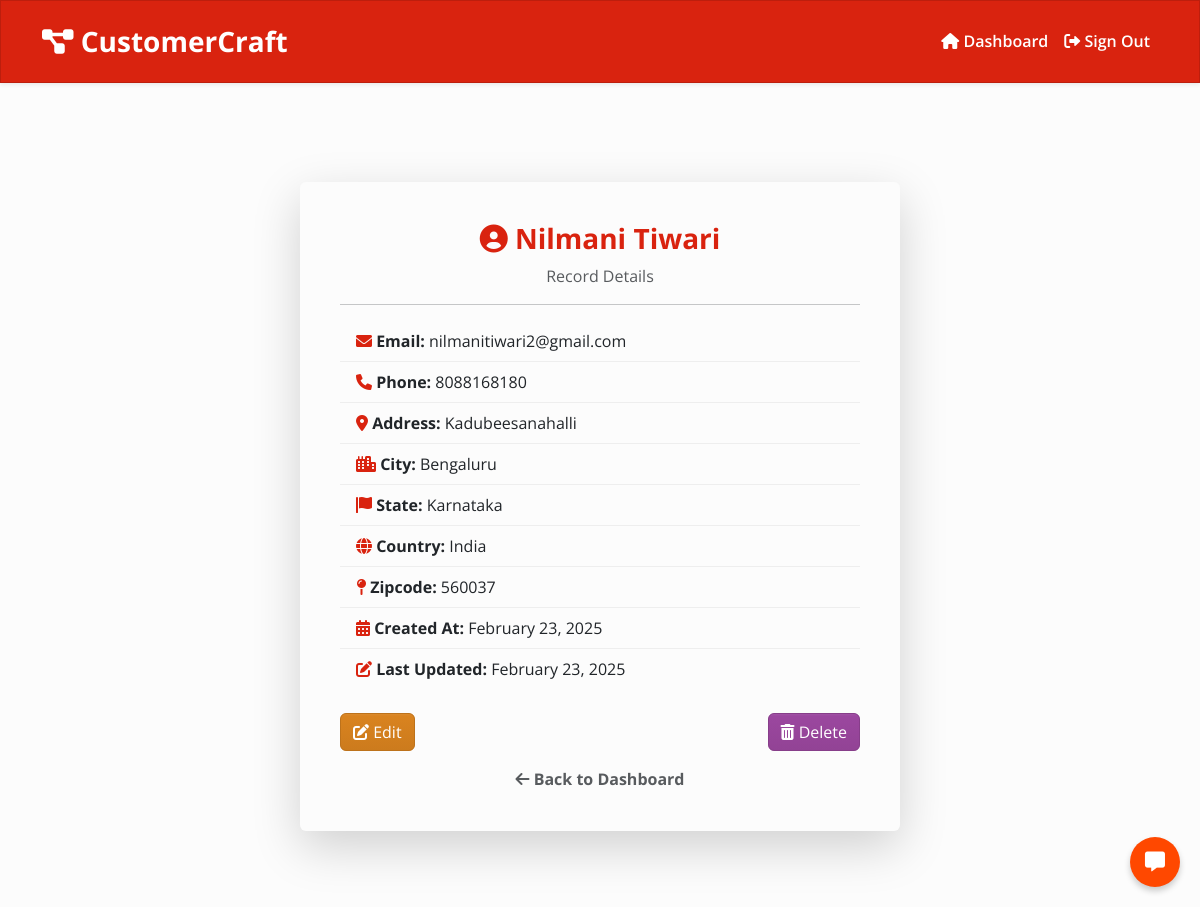
/view_record/4/ (signed in), run on the app's committed database.
### webapp/models.py (models this page shows, shortened)
class Record(models.Model):
    first_name = models.CharField(max_length=100)
    last_name = models.CharField(max_length=100)
    email = models.EmailField()
    phone = models.CharField(max_length=20)
    address = models.TextField()
    city = models.CharField(max_length=100)
    state = models.CharField(max_length=100)
    country = models.CharField(max_length=100)
    zipcode = models.CharField(max_length=10)
    created_at = models.DateTimeField(auto_now_add=True)
    updated_at = models.DateTimeField(auto_now=True)

### webapp/views.py (the view)
# urls.py: path('view_record/<int:pk>/', views.view_record, name="view_record"),
@login_required(login_url='userlogin')
def view_record(request, pk):
    record = Record.objects.get(id=pk)
    context = {'record': record}
    return render(request, 'webapp/view-record.html', context=context)

### webapp/templates/webapp/view-record.html
{% extends 'webapp/base.html' %}
{% load static %}
{% block content %}
<div class="container d-flex justify-content-center align-items-center min-vh-100">
    <div class="card shadow-lg border-0 p-4" style="max-width: 600px; width: 100%;">
        <div class="card-body">
            <h3 class="text-center text-primary fw-bold">
                <i class="fas fa-user-circle"></i> {{ record.first_name}} {{ record.last_name }}
            </h3>
            <p class="text-center text-muted">Record Details</p>
            <hr>
            <ul class="list-group list-group-flush">
                <li class="list-group-item">
                    <i class="fas fa-envelope text-primary"></i> <strong>Email:</strong> {{ record.email }}
                </li>
                <li class="list-group-item">
                    <i class="fas fa-phone text-primary"></i> <strong>Phone:</strong> {{ record.phone }}
                </li>
                <li class="list-group-item">
                    <i class="fas fa-map-marker-alt text-primary"></i> <strong>Address:</strong> {{ record.address }}
                </li>
                <li class="list-group-item">
                    <i class="fas fa-city text-primary"></i> <strong>City:</strong> {{ record.city }}
                </li>
                <li class="list-group-item">
                    <i class="fas fa-flag text-primary"></i> <strong>State:</strong> {{ record.state }}
                </li>
                <li class="list-group-item">
                    <i class="fas fa-globe text-primary"></i> <strong>Country:</strong> {{ record.country }}
                </li>
                <li class="list-group-item">
                    <i class="fas fa-map-pin text-primary"></i> <strong>Zipcode:</strong> {{ record.zipcode }}
                </li>
                <li class="list-group-item">
                    <i class="fas fa-calendar-alt text-primary"></i> <strong>Created At:</strong> {{ record.created_at|date:"F d, Y" }}
                </li>
                <li class="list-group-item">
                    <i class="fas fa-edit text-primary"></i> <strong>Last Updated:</strong> {{ record.updated_at|date:"F d, Y" }}
                </li>
            </ul>
            <div class="d-flex justify-content-between mt-4">
                <a href="{% url 'update_record' record.id %}" class="btn btn-warning">
                    <i class="fas fa-edit"></i> Edit
                </a>
                <a href="{% url 'delete_record' record.id %}" class="btn btn-danger"
                    onclick="return confirm('Are you sure you want to delete this record?');">
                    <i class="fas fa-trash-alt"></i> Delete
                </a>
            </div>
            <div class="mt-3 text-center">
                <a href="{% url 'dashboard' %}" class="text-decoration-none fw-bold text-muted">
                    <i class="fas fa-arrow-left"></i> Back to Dashboard
                </a>
            </div>
        </div>
    </div>
</div>
{% endblock %}

### data on the page
Record: first_name "Nilmani", last_name "Tiwari", email "nilmanitiwari2@gmail.com", phone "8088168180", address "Kadubeesanahalli", city "Bengaluru", state "Karnataka", country "India", zipcode "560037", created_at "February 23, 2025", updated_at "February 23, 2025"
